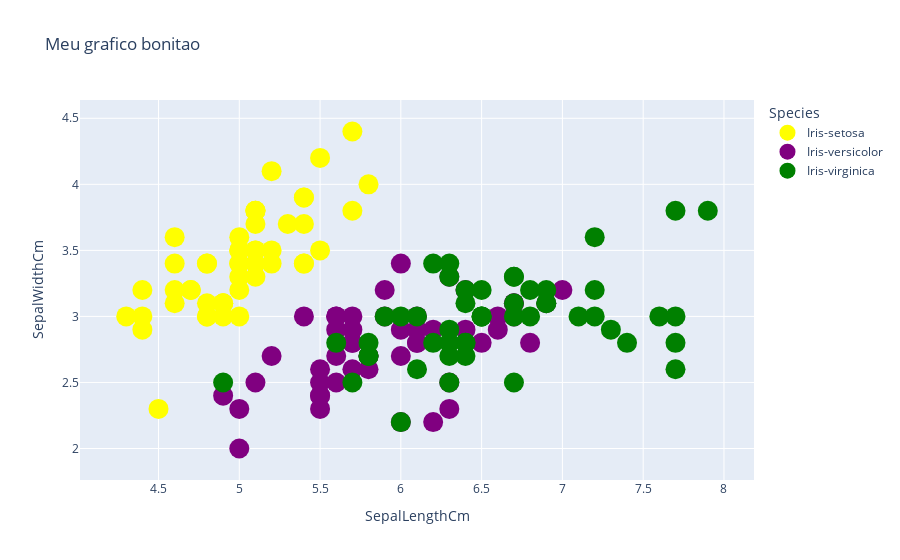

Notebook source saved alongside this figure:
### Code cell
fig = px.scatter(data_frame=df, x='SepalLengthCm', y='SepalWidthCm', color='Species',
                 color_discrete_sequence=['yellow', 'purple', 'green'], title='Meu grafico bonitao')
fig.update_traces(marker_size=20)
fig.show()

### Figure 1 — Plotly figure (JSON) as saved in the notebook; plotly's stock layout.template omitted (floating-point values rounded to 4 significant figures)
{"data": [{"hovertemplate": "Species=Iris-setosa<br>SepalLengthCm=%{x}<br>SepalWidthCm=%{y}<extra></extra>", "legendgroup": "Iris-setosa", "marker": {"color": "yellow", "size": 20, "symbol": "circle"}, "mode": "markers", "name": "Iris-setosa", "orientation": "v", "showlegend": true, "type": "scatter", "x": [5.1, 4.9, 4.7, 4.6, 5, 5.4, 4.6, 5, 4.4, 4.9, 5.4, 4.8, 4.8, 4.3, 5.8, 5.7, 5.4, 5.1, 5.7, 5.1, 5.4, 5.1, 4.6, 5.1, 4.8, 5, 5, 5.2, 5.2, 4.7, 4.8, 5.4, 5.2, 5.5, 4.9, 5, 5.5, 4.9, 4.4, 5.1, 5, 4.5, 4.4, 5, 5.1, 4.8, 5.1, 4.6, 5.3, 5], "xaxis": "x", "y": [3.5, 3, 3.2, 3.1, 3.6, 3.9, 3.4, 3.4, 2.9, 3.1, 3.7, 3.4, 3, 3, 4, 4.4, 3.9, 3.5, 3.8, 3.8, 3.4, 3.7, 3.6, 3.3, 3.4, 3, 3.4, 3.5, 3.4, 3.2, 3.1, 3.4, 4.1, 4.2, 3.1, 3.2, 3.5, 3.1, 3, 3.4, 3.5, 2.3, 3.2, 3.5, 3.8, 3, 3.8, 3.2, 3.7, 3.3], "yaxis": "y"}, {"hovertemplate": "Species=Iris-versicolor<br>SepalLengthCm=%{x}<br>SepalWidthCm=%{y}<extra></extra>", "legendgroup": "Iris-versicolor", "marker": {"color": "purple", "size": 20, "symbol": "circle"}, "mode": "markers", "name": "Iris-versicolor", "orientation": "v", "showlegend": true, "type": "scatter", "x": [7, 6.4, 6.9, 5.5, 6.5, 5.7, 6.3, 4.9, 6.6, 5.2, 5, 5.9, 6, 6.1, 5.6, 6.7, 5.6, 5.8, 6.2, 5.6, 5.9, 6.1, 6.3, 6.1, 6.4, 6.6, 6.8, 6.7, 6, 5.7, 5.5, 5.5, 5.8, 6, 5.4, 6, 6.7, 6.3, 5.6, 5.5, 5.5, 6.1, 5.8, 5, 5.6, 5.7, 5.7, 6.2, 5.1, 5.7], "xaxis": "x", "y": [3.2, 3.2, 3.1, 2.3, 2.8, 2.8, 3.3, 2.4, 2.9, 2.7, 2, 3, 2.2, 2.9, 2.9, 3.1, 3, 2.7, 2.2, 2.5, 3.2, 2.8, 2.5, 2.8, 2.9, 3, 2.8, 3, 2.9, 2.6, 2.4, 2.4, 2.7, 2.7, 3, 3.4, 3.1, 2.3, 3, 2.5, 2.6, 3, 2.6, 2.3, 2.7, 3, 2.9, 2.9, 2.5, 2.8], "yaxis": "y"}, {"hovertemplate": "Species=Iris-virginica<br>SepalLengthCm=%{x}<br>SepalWidthCm=%{y}<extra></extra>", "legendgroup": "Iris-virginica", "marker": {"color": "green", "size": 20, "symbol": "circle"}, "mode": "markers", "name": "Iris-virginica", "orientation": "v", "showlegend": true, "type": "scatter", "x": [6.3, 5.8, 7.1, 6.3, 6.5, 7.6, 4.9, 7.3, 6.7, 7.2, 6.5, 6.4, 6.8, 5.7, 5.8, 6.4, 6.5, 7.7, 7.7, 6, 6.9, 5.6, 7.7, 6.3, 6.7, 7.2, 6.2, 6.1, 6.4, 7.2, 7.4, 7.9, 6.4, 6.3, 6.1, 7.7, 6.3, 6.4, 6, 6.9, 6.7, 6.9, 5.8, 6.8, 6.7, 6.7, 6.3, 6.5, 6.2, 5.9], "xaxis": "x", "y": [3.3, 2.7, 3, 2.9, 3, 3, 2.5, 2.9, 2.5, 3.6, 3.2, 2.7, 3, 2.5, 2.8, 3.2, 3, 3.8, 2.6, 2.2, 3.2, 2.8, 2.8, 2.7, 3.3, 3.2, 2.8, 3, 2.8, 3, 2.8, 3.8, 2.8, 2.8, 2.6, 3, 3.4, 3.1, 3, 3.1, 3.1, 3.1, 2.7, 3.2, 3.3, 3, 2.5, 3, 3.4, 3], "yaxis": "y"}], "layout": {"legend": {"title": {"text": "Species"}, "tracegroupgap": 0}, "title": {"text": "Meu grafico bonitao"}, "xaxis": {"anchor": "y", "domain": [0, 1], "title": {"text": "SepalLengthCm"}}, "yaxis": {"anchor": "x", "domain": [0, 1], "title": {"text": "SepalWidthCm"}}}}
